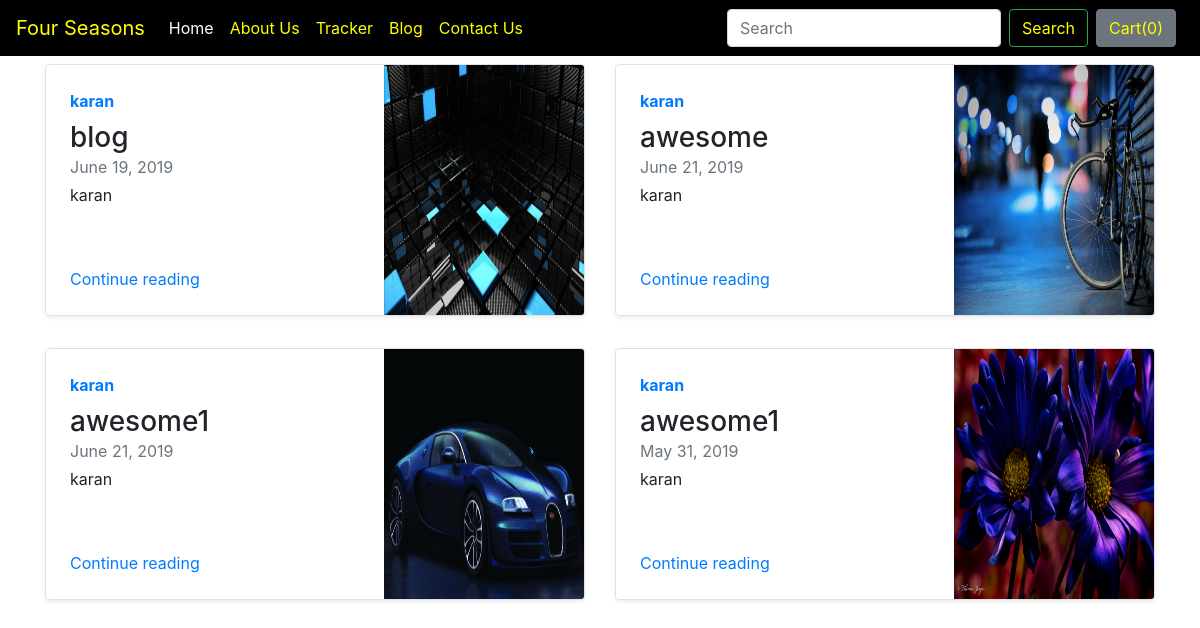
Screenshot of /blog/ with the database file from the repository.
### blog/models.py (models this page shows)
class Blogpost(models.Model):
    post_id = models.AutoField(primary_key=True)
    title = models.CharField(max_length=50)
    head0 = models.CharField(max_length=500, default="")
    chead0 = models.CharField(max_length=5000, default="")
    head1 = models.CharField(max_length=500, default="")
    chead1 = models.CharField(max_length=5000, default="")
    head2 = models.CharField(max_length=500, default="")
    chead2 = models.CharField(max_length=5000, default="")
    pub_date = models.DateField()
    thumbnail = models.ImageField(upload_to='shop/images', default="")
    def __str__(self):
        return self.title

### blog/views.py (the view)
# urls.py: path("", views.index, name="blogHome"),
def index(request):
    mypost = Blogpost.objects.all()
    print(mypost)
    return render(request,'blog/index.html',{'mypost': mypost})

### blog/Templates/blog/index.html (shortened to what this page needs)
{% extends 'blog/basic.html' %}
{% block body %}
<div class="container">
    <div class="row my-2">
    {% for items in mypost %}
        <div class="col-md-6">
            <div
                class="row no-gutters border rounded overflow-hidden flex-md-row mb-4 shadow-sm h-md-250 position-relative">
                <div class="col p-4 d-flex flex-column position-static">
                    <strong class="d-inline-block mb-2 text-primary">{{ items.head0 }}</strong>
                    <h3 class="mb-0">{{ items.title }}</h3>
                    <div class="mb-1 text-muted">{{ items.pub_date }}</div>
                    <p class="card-text mb-auto">{{ items.head0 }}</p>
                    <a href="blogpost/{{ items.post_id}}" class="stretched-link">Continue reading</a>
                </div>
                <div class="col-auto d-none d-lg-block">
                    <img src="/media/{{items.thumbnail}}" class="bd-placeholder-img" width="200" height="250"
                        aria-label="Placeholder: Thumbnail"/>
                </div>
            </div>
        </div>
      {% if forloop.counter|divisibleby:2 %}
    </div>
    <div class="row my-2">
    {% endif %}
    {% endfor %}
</div>
{% endblock %}

### blog/Templates/blog/basic.html (shortened to what this page needs)
<!doctype html>
<html lang="en">
  <head>
    <link rel="stylesheet" href="https://stackpath.bootstrapcdn.com/bootstrap/4.2.1/css/bootstrap.min.css">
  </head>
  <body>
   <nav class="navbar navbar-expand-lg navbar-dark " style="background-color: black;">
  <a class="navbar-brand" href="/shop" style="color: yellow;">Four Seasons</a>
  <div class="collapse navbar-collapse" id="navbarSupportedContent">
    <ul class="navbar-nav mr-auto">
      <li class="nav-item active">
        <a class="nav-link" href="/shop">Home <span class="sr-only">(current)</span></a>
      </li>
      <li class="nav-item">
        <a class="nav-link" href="/shop/about" style="color: yellow;">About Us</a>
      </li>
      <li class="nav-item">
        <a class="nav-link" href="/shop/tracker" style="color: yellow;">Tracker</a>
      </li>
      <li class="nav-item">
        <a class="nav-link" href="/blog" style="color: yellow;">Blog</a>
      </li>
       <li class="nav-item">
        <a class="nav-link" href="/shop/contact" style="color: yellow;">Contact Us</a>
      </li>
    </ul>
    <form method='get' action='/shop/search/' class="form-inline my-2 my-lg-0">
      <input class="form-control mr-sm-2" type="search" placeholder="Search" aria-label="Search" name="search" id="search">
      <button class="btn btn-outline-success my-2 my-sm-0" type="submit" style="color: yellow;">Search</button>
    </form>
    <button style="color: yellow;" type="button" class="btn btn-secondary mx-2" id="popcart" data-container="body" data-toggle="popover" data-placement="bottom" data-html="true" data-content="Vivamus
sagittis lacus vel augue laoreet rutrum faucibus.">
  Cart(<span id="cart">0</span>)
</button>
  </div>
</nav>
  {% block body %} {% endblock %}
  </body>
</html>

### rows the page displays
Blogpost: head0 "karan", title "blog", pub_date "June 19, 2019", thumbnail (picture)
Blogpost: head0 "karan", title "awesome", pub_date "June 21, 2019", thumbnail (picture)
Blogpost: head0 "karan", title "awesome1", pub_date "June 21, 2019", thumbnail (picture)
Blogpost: head0 "karan", title "awesome1", pub_date "May 31, 2019", thumbnail (picture)
